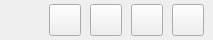
               <widget class="QWidget" name="functionWidget" native="true">
                <property name="minimumSize">
                 <size>
                  <width>0</width>
                  <height>40</height>
                 </size>
                </property>
                <property name="maximumSize">
                 <size>
                  <width>16777215</width>
                  <height>40</height>
                 </size>
                </property>
                <layout class="QHBoxLayout" name="horizontalLayout_2">
                 <property name="spacing">
                  <number>9</number>
                 </property>
                 <property name="leftMargin">
                  <number>9</number>
                 </property>
                 <property name="topMargin">
                  <number>0</number>
                 </property>
                 <property name="rightMargin">
                  <number>9</number>
                 </property>
                 <property name="bottomMargin">
                  <number>0</number>
                 </property>
                 <item>
                  <spacer name="horizontalSpacer_4">
                   <property name="orientation">
                    <enum>Qt::Orientation::Horizontal</enum>
                   </property>
                   <property name="sizeHint" stdset="0">
                    <size>
                     <width>40</width>
                     <height>20</height>
                    </size>
                   </property>
                  </spacer>
                 </item>
                 <item>
                  <widget class="QPushButton" name="btnDelFolder">
                   <property name="minimumSize">
                    <size>
                     <width>32</width>
                     <height>32</height>
                    </size>
                   </property>
                   <property name="maximumSize">
                    <size>
                     <width>32</width>
                     <height>32</height>
                    </size>
                   </property>
                   <property name="text">
                    <string/>
                   </property>
                   <property name="icon">
                    <iconset resource="../resource/resources.qrc">
                     <normaloff>:/iamge_pack/content/delete.png</normaloff>:/iamge_pack/content/delete.png</iconset>
                   </property>
                   <property name="iconSize">
                    <size>
                     <width>24</width>
                     <height>24</height>
                    </size>
                   </property>
                  </widget>
                 </item>
                 <item>
                  <widget class="QPushButton" name="btnSelectAll">
                   <property name="minimumSize">
                    <size>
                     <width>32</width>
                     <height>32</height>
                    </size>
                   </property>
                   <property name="maximumSize">
                    <size>
                     <width>32</width>
                     <height>32</height>
                    </size>
                   </property>
                   <property name="text">
                    <string/>
                   </property>
                   <property name="icon">
                    <iconset resource="../resource/resources.qrc">
                     <normaloff>:/iamge_pack/content/select_2.png</normaloff>
                     <normalon>:/iamge_pack/content/unselect_2.png</normalon>:/iamge_pack/content/select_2.png</iconset>
                   </property>
                   <property name="iconSize">
                    <size>
                     <width>24</width>
                     <height>24</height>
                    </size>
                   </property>
                   <property name="checkable">
                    <bool>true</bool>
                   </property>
                   <property name="checked">
                    <bool>false</bool>
                   </property>
                  </widget>
                 </item>
                 <item>
                  <widget class="QPushButton" name="btnAddFolder">
                   <property name="minimumSize">
                    <size>
                     <width>32</width>
                     <height>32</height>
                    </size>
                   </property>
                   <property name="maximumSize">
                    <size>
                     <width>32</width>
                     <height>32</height>
                    </size>
                   </property>
                   <property name="text">
                    <string/>
                   </property>
                   <property name="icon">
                    <iconset resource="../resource/resources.qrc">
                     <normaloff>:/iamge_pack/content/increase.png</normaloff>:/iamge_pack/content/increase.png</iconset>
                   </property>
                   <property name="iconSize">
                    <size>
                     <width>24</width>
                     <height>24</height>
                    </size>
                   </property>
                  </widget>
                 </item>
                 <item>
                  <widget class="QPushButton" name="btnEditFolder">
                   <property name="minimumSize">
                    <size>
                     <width>32</width>
                     <height>32</height>
                    </size>
                   </property>
                   <property name="maximumSize">
                    <size>
                     <width>32</width>
                     <height>32</height>
                    </size>
                   </property>
                   <property name="text">
                    <string/>
                   </property>
                   <property name="icon">
                    <iconset resource="../resource/resources.qrc">
                     <normaloff>:/iamge_pack/content/edit.png</normaloff>
                     <normalon>:/btn/main_widget/edit.png</normalon>:/iamge_pack/content/edit.png</iconset>
                   </property>
                   <property name="iconSize">
                    <size>
                     <width>24</width>
                     <height>24</height>
                    </size>
                   </property>
                   <property name="checkable">
                    <bool>true</bool>
                   </property>
                  </widget>
                 </item>
                </layout>
               </widget>
